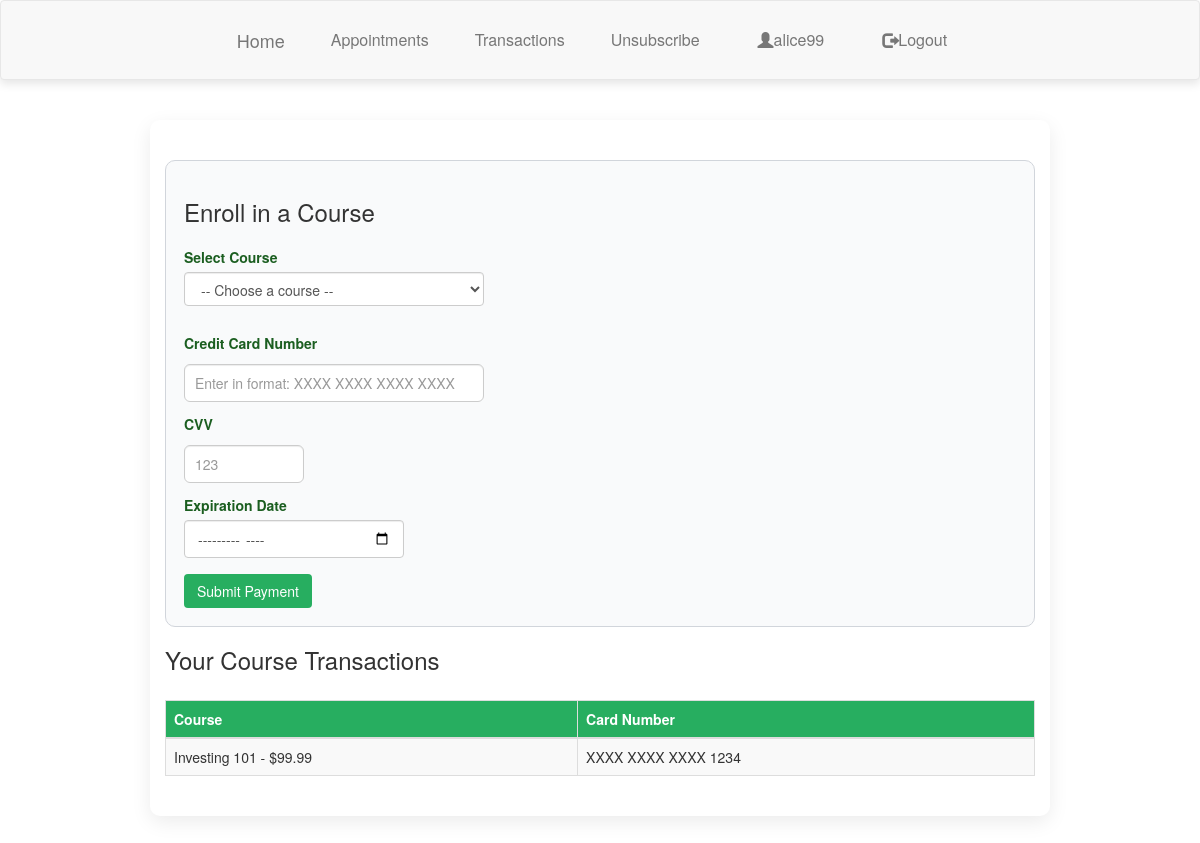
Screenshot of /transactions.php (signed in) with the database file from the repository.
### tables this page shows
CREATE TABLE users (
            id INTEGER PRIMARY KEY AUTOINCREMENT,
            username TEXT UNIQUE NOT NULL,
            password TEXT NOT NULL,
            created_at DATETIME DEFAULT CURRENT_TIMESTAMP
        );

CREATE TABLE transactions (
            id INTEGER PRIMARY KEY AUTOINCREMENT,
            userEmail TEXT NOT NULL,
            course TEXT NOT NULL,
            ccnum TEXT NOT NULL,
            cvv TEXT NOT NULL,
            expDate TEXT NOT NULL
        );

### transactions.php (the view, shortened to what this page needs)
<?php
$dbfile = __DIR__ . '/demo.sqlite';
try {
    $connection = new PDO("sqlite:$dbfile");
    $connection->setAttribute(PDO::ATTR_ERRMODE, PDO::ERRMODE_EXCEPTION);
    $sql_query = $connection->prepare("SELECT username FROM users WHERE id = ?");
    $sql_query->execute([$_SESSION['user_id']]);
    $user = $sql_query->fetch(PDO::FETCH_ASSOC);
    $username = $user['username'];
} catch (Exception $e) {
    die("DB connection error: " . htmlspecialchars($e->getMessage()));
}
$transactions = [];
try {
    $sql_query = $connection->prepare("SELECT course, ccnum, cvv, expDate FROM transactions WHERE userEmail = ? ORDER BY id DESC");
    $sql_query->execute([$username]);
    $transactions = $sql_query->fetchAll();
} catch (Exception $e) {
    $message = "Error loading transactions: " . htmlspecialchars($e->getMessage());
}
?>
<!DOCTYPE html>
<html lang="en">
<head>
    <link rel="stylesheet" href="https://maxcdn.bootstrapcdn.com/bootstrap/3.4.1/css/bootstrap.min.css">
    <link rel="stylesheet" href="style.css">
</head>
<body>
    <?php include 'Navbar.php'; ?>
    <div class="container">
        <form method="post" action="">
            <h3>Enroll in a Course</h3>
            <div class="form-group">
                <label for="course">Select Course</label>
                <select name="course" id="course" class="form-control" required>
                    <option value="">-- Choose a course --</option>
                </select>
            </div>
            <div class="form-inline d-flex align-items-end" style="gap: 12px; margin-bottom: 16px;">
                <div class="form-group" style="flex:1; display:flex; flex-direction:column;">
                    <label for="ccnum">Credit Card Number</label>
                    <input type="text" name="ccnum" id="ccnum" class="form-control" required placeholder="Enter in format: XXXX XXXX XXXX XXXX" style="width:100%; height:38px;">
                </div>
                <div class="form-group" style="width:120px; display:flex; flex-direction:column;">
                    <label for="cvv">CVV</label>
                    <input type="number" name="cvv" id="cvv" class="form-control" required placeholder="123" min="100" max="999" style="width:100%; height:38px;">
                </div>
                <div class="form-group" style="width:220px; display:flex; flex-direction:column;">
                    <label for="expDate">Expiration Date</label>
                    <input type="month" name="expDate" id="expDate" class="form-control" required style="width:100%; height:38px;">
                </div>
            </div>
            <div style="margin-top:12px">
                <button type="submit" name="add_trans" class="btn">Submit Payment</button>
            </div>
        </form>
        <div class="announcement-display" style="margin-top:20px">
            <h3>Your Course Transactions</h3>
            <?php if (count($transactions) === 0): ?>
                <p>No transactions recorded yet.</p>
            <?php else: ?>
                <div class="table-responsive">
                    <table class="table table-striped table-bordered">
                        <thead>
                            <tr>
                                <th>Course</th>
                                <th>Card Number</th>
                            </tr>
                        </thead>
                        <tbody>
                            <?php foreach ($transactions as $row): ?>
                                <tr>
                                    <td><?= htmlspecialchars($row['course']) ?></td>
                                    <td>
                                        <?php
                                        $cc = $row['ccnum'];
                                        $masked = 'XXXX XXXX XXXX ' . substr($cc, 15);
                                        echo $masked
                                        ?>
                                    </td>
                                </tr>
                            <?php endforeach; ?>
                        </tbody>
                    </table>
                </div>
            <?php endif; ?>
        </div>
    </div>
</body>
</html>

### Navbar.php (shortened to what this page needs)
<!DOCTYPE html>
<html lang="en">
<head>
  <link rel="stylesheet" href="https://maxcdn.bootstrapcdn.com/bootstrap/3.4.1/css/bootstrap.min.css">
</head>
<body>
  <nav class="navbar navbar-default">
    <div class="container-fluid">
      <div class="navbar-header">
        <a class="navbar-brand" href="dashboard.php">Home</a>
      </div>
      <ul class="nav navbar-nav">
        <li><a href="appt_selection.php">Appointments</a></li>
        <li><a href="transactions.php">Transactions</a></li>
        <li><a href="unsubscribe.php">Unsubscribe</a></li>
      </ul>
      <ul class="nav navbar-nav navbar-right">
        <li><a href="#"><span class="glyphicon glyphicon-user"></span> <?= htmlspecialchars($username) ?></a></li>
        <li><a href="index.php"><span class="glyphicon glyphicon-log-out"></span> Logout</a></li>
      </ul>
    </div>
  </nav>
</body>
</html>

### style.css (style rules this page uses)
body { font-family: 'Segoe UI', Tahoma, Geneva, Verdana, sans-serif; background-color: #f2f4f7; color: #1a1a1a; margin: 0; padding: 0; }
.container { max-width: 900px; margin: 40px auto; padding: 20px; background-color: #ffffff; border-radius: 10px; box-shadow: 0 6px 20px rgba(0,0,0,0.08); }
h1, h2, h3 { color: #1b5e20; margin-bottom: 12px; }
a { text-decoration: none; color: #27ae60; }
button, .btn { background-color: #27ae60; color: #fff; border: none; padding: 10px 20px; border-radius: 6px; cursor: pointer; font-size: 14px; font-weight: 500; transition: background 0.2s ease; }
form { margin-top: 20px; padding: 18px; border: 1px solid #d1d5db; border-radius: 10px; background-color: #f9fafb; }
label { display: block; margin-top: 12px; font-weight: 600; color: #1b5e20; }
input[type=text], input[type=password], input[type=number], input[type=date], input[type=time], select { width: 100%; max-width: 300px; padding: 10px; margin-top: 6px; border: 1px solid #ccc; border-radius: 6px; box-sizing: border-box; font-size: 14px; }
table { width: 100%; border-collapse: collapse; margin-top: 16px; font-size: 14px; }
th, td { border: 1px solid #e0e0e0; padding: 12px; text-align: left; }
thead { background-color: #27ae60; color: #fff; }
.navbar { display: flex; background-color: #27ae60; color: #fff; padding: 14px 24px; align-items: center; justify-content: space-between; flex-wrap: wrap; box-shadow: 0 4px 10px rgba(0,0,0,0.1); }
.navbar a { color: #fff; margin-right: 16px; font-weight: 500; }
.navbar-brand { font-weight: bold; font-size: 22px; color: #1b5e20; }
.navbar-right { display: flex; align-items: center; }
.navbar-right a { margin-left: 12px; }

### Navbar.php (style rules this page uses)
.navbar-nav>li>a, .navbar-brand { padding-top: 12px; padding-bottom: 12px; height: 50px; display: flex; align-items: center; }
.navbar-nav>li>a { font-size: 16px; }

### rows the page displays
users: username "alice99"
transactions: course "Investing 101 - $99.99", ccnum "XXXX XXXX XXXX 1234"
